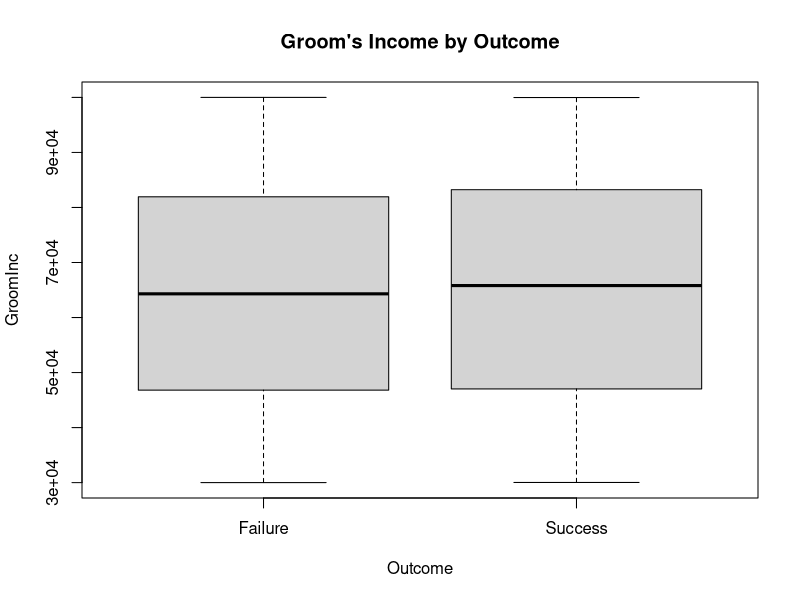
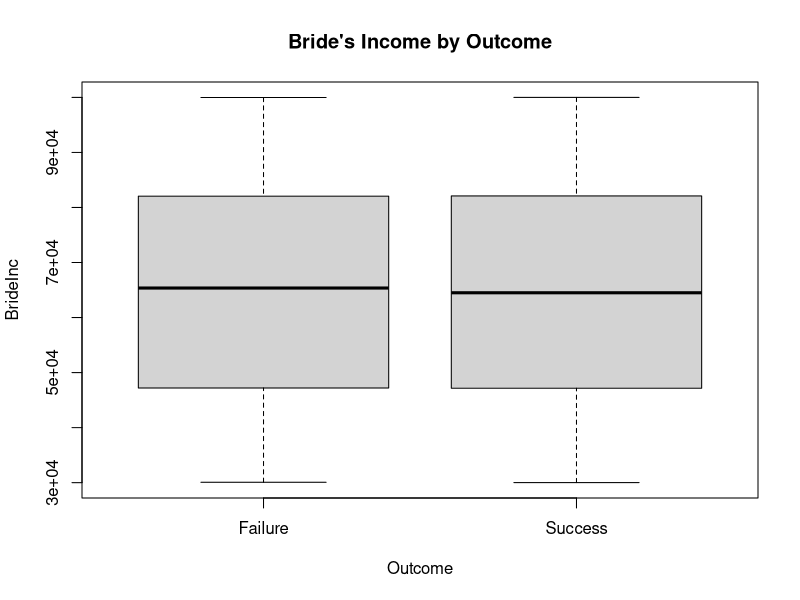

Write the R code that produced these figures, in order.
getwd()
setwd("/Users/hetpatel/Data101Fall2024/Data101Fall2024/Assignments/Prediction_Challenge_2")
train <- read.csv("couplesTrain.csv")
test <- read.csv("CouplesTestStudents.csv")
str(train)
summary(train)
colnames(train)
table(train$Outcome)

boxplot(GroomInc ~ Outcome, data = train, main = "Groom's Income by Outcome")
boxplot(BrideInc ~ Outcome, data = train, main = "Bride's Income by Outcome")
table(train$GroomMB, train$Outcome)
